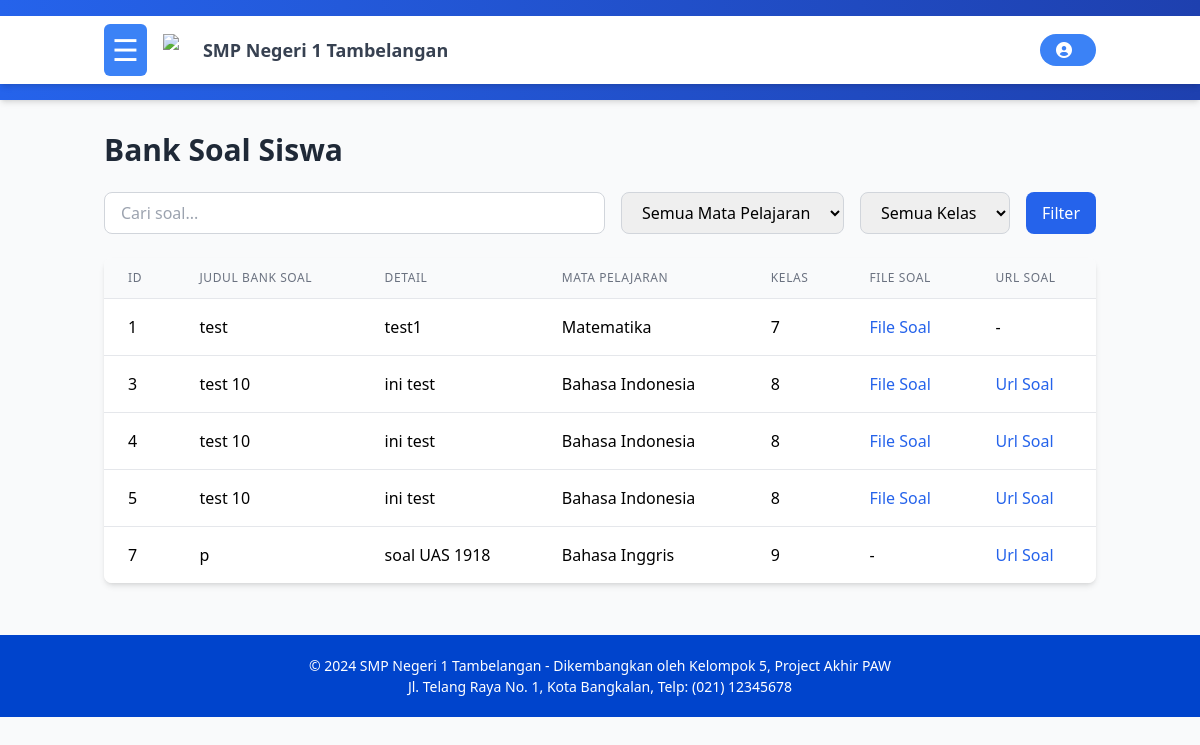
/dashboard/siswa/bank_soal.php, run on the app's committed database.
### tables this page shows
CREATE TABLE `bank_soal` (
  `id` int NOT NULL,
  `judul_bank_soal` varchar(255) DEFAULT NULL,
  `detail_bank_soal` text,
  `mata_pelajaran` varchar(255) DEFAULT NULL,
  `kelas` int DEFAULT NULL,
  `file_soal` varchar(255) DEFAULT NULL,
  `file_jawaban` varchar(255) DEFAULT NULL,
  `url_soal` varchar(1000) DEFAULT NULL,
  `url_jawaban` varchar(1000) DEFAULT NULL
);

### dashboard/siswa/bank_soal.php (the view, shortened to what this page needs)
<?php
include "../../koneksi.php";
function getBankSoalForStudents($search = '', $mataPelajaran = '', $kelas = '') {
    global $conn;
    $query = "SELECT * FROM bank_soal WHERE 1=1";
    $query .= " ORDER BY id ASC";
    $result = mysqli_query($conn, $query);
    return $result;
}
$search = isset($_GET['search']) ? $_GET['search'] : '';
$selectedMataPelajaran = isset($_GET['mata_pelajaran']) ? $_GET['mata_pelajaran'] : '';
$selectedKelas = isset($_GET['kelas']) ? $_GET['kelas'] : '';
?>
<!DOCTYPE html>
<html lang="en">
<head>
    <script src="https://cdn.tailwindcss.com"></script>
</head>
<body class="bg-gray-50">
    <header class="bg-gradient-to-r from-blue-600 to-blue-800 text-white shadow-md py-4">
        <?php include '../../layout/header.php'; ?>
    </header>
    <main class="container mx-auto px-4 py-8">
        <div class="max-w-7xl mx-auto">
            <div class="flex justify-between items-center mb-6">
                <h1 class="text-3xl font-bold text-gray-800">Bank Soal Siswa</h1>
            </div>
            <form method="GET" class="mb-6 flex gap-4">
                <div class="flex-1">
                    <input type="text" name="search" value="<?php echo htmlspecialchars($search); ?>"
                        placeholder="Cari soal..."
                        class="w-full px-4 py-2 rounded-lg border border-gray-300 focus:outline-none focus:ring-2 focus:ring-blue-500">
                </div>
                <select name="mata_pelajaran" class="px-4 py-2 rounded-lg border border-gray-300 focus:outline-none focus:ring-2 focus:ring-blue-500">
                    <option value="">Semua Mata Pelajaran</option>
                </select>
                <select name="kelas" class="px-4 py-2 rounded-lg border border-gray-300 focus:outline-none focus:ring-2 focus:ring-blue-500">
                    <option value="">Semua Kelas</option>
                </select>
                <button type="submit" class="bg-blue-600 text-white px-4 py-2 rounded-lg hover:bg-blue-700">
                    Filter
                </button>
            </form>
            <div class="bg-white rounded-lg shadow-md overflow-hidden">
                <div class="overflow -x-auto">
                    <table class="min-w-full divide-y divide-gray-200">
                        <thead class="bg-gray-50">
                            <tr>
                                <th class="px-6 py-3 text-left text-xs font-medium text-gray-500 uppercase tracking-wider">ID</th>
                                <th class="px-6 py-3 text-left text-xs font-medium text-gray-500 uppercase tracking-wider">Judul Bank Soal</th>
                                <th class="px-6 py-3 text-left text-xs font-medium text-gray-500 uppercase tracking-wider">Detail</th>
                                <th class="px-6 py-3 text-left text-xs font-medium text-gray-500 uppercase tracking-wider">Mata Pelajaran</th>
                                <th class="px-6 py-3 text-left text-xs font-medium text-gray-500 uppercase tracking-wider">Kelas</th>
                                <th class="px-6 py-3 text-left text-xs font-medium text-gray-500 uppercase tracking-wider">File Soal</th>
                                <th class="px-6 py-3 text-left text-xs font-medium text-gray-500 uppercase tracking-wider">URL Soal</th>
                            </tr>
                        </thead>
                        <tbody class="bg-white divide-y divide-gray-200">
                            <?php
                            $bank_soal = getBankSoalForStudents($search, $selectedMataPelajaran, $selectedKelas);
                            if ($bank_soal && mysqli_num_rows($bank_soal) > 0) {
                                while ($row = mysqli_fetch_assoc($bank_soal)) {
                                    echo "<tr class='hover:bg-gray-50'>";
                                    echo "<td class='px-6 py-4 whitespace-nowrap'>{$row['id']}</td>";
                                    echo "<td class='px-6 py-4 whitespace-nowrap'>{$row['judul_bank_soal']}</td>";
                                    echo "<td class='px-6 py-4'>{$row['detail_bank_soal']}</td>";
                                    echo "<td class='px-6 py-4'>{$row['mata_pelajaran']}</td>";
                                    echo "<td class='px-6 py-4'>{$row['kelas']}</td>";
                                    echo "<td class='px-6 py-4'>" .
                                    ($row['file_soal'] ? "<a href='uploads/soal/{$row['file_soal']}' target='_blank' class='text-blue-600 hover:underline'>File Soal</a>" : '-') .
                                    "</td>";
                                    echo "<td class='px-6 py-4'>" . ($row['url_soal'] ? "<a href='{$row['url_soal']}' target='_blank' class='text-blue-600 hover:underline'>Url Soal</a>" : '-') . "</td>";
                                    echo "</tr>";
                                }
                            } else {
                                echo "<tr><td colspan='7' class='px-6 py-4 text-center'>Tidak ada data</td></tr>";
                            }
                            ?>
                        </tbody>
                    </table>
                </div>
            </div>
        </div>
    </main>
    <?php include '../../layout/footer.php'; ?>
</body>
</html>

### data on the page
bank_soal: id "1", judul_bank_soal "test", detail_bank_soal "test1", mata_pelajaran "Matematika", kelas "7"
bank_soal: id "3", judul_bank_soal "test 10", detail_bank_soal "ini test", mata_pelajaran "Bahasa Indonesia", kelas "8"
bank_soal: id "4", judul_bank_soal "test 10", detail_bank_soal "ini test", mata_pelajaran "Bahasa Indonesia", kelas "8"
bank_soal: id "5", judul_bank_soal "test 10", detail_bank_soal "ini test", mata_pelajaran "Bahasa Indonesia", kelas "8"
bank_soal: id "7", judul_bank_soal "p", detail_bank_soal "soal UAS 1918", mata_pelajaran "Bahasa Inggris", kelas "9"
